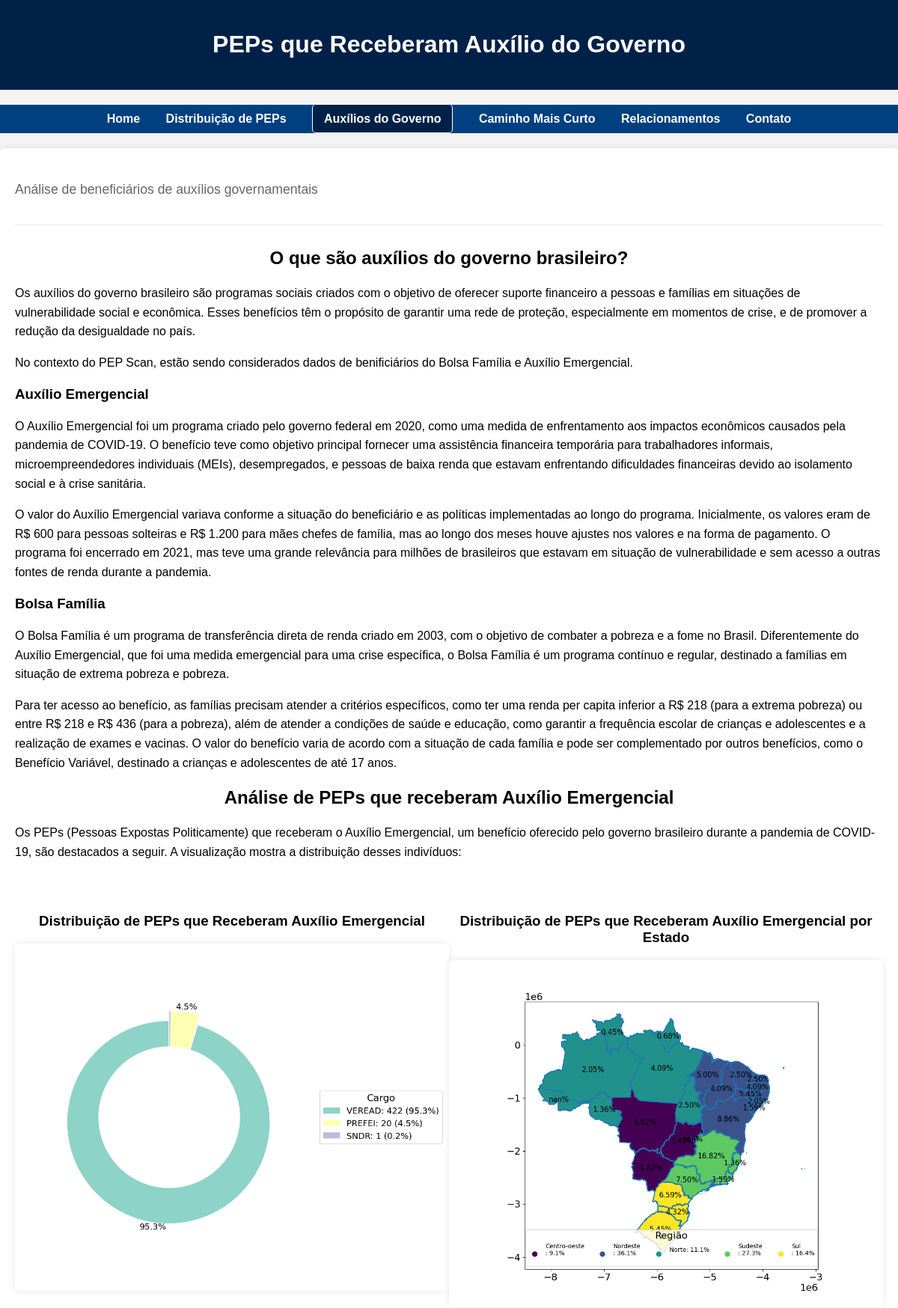
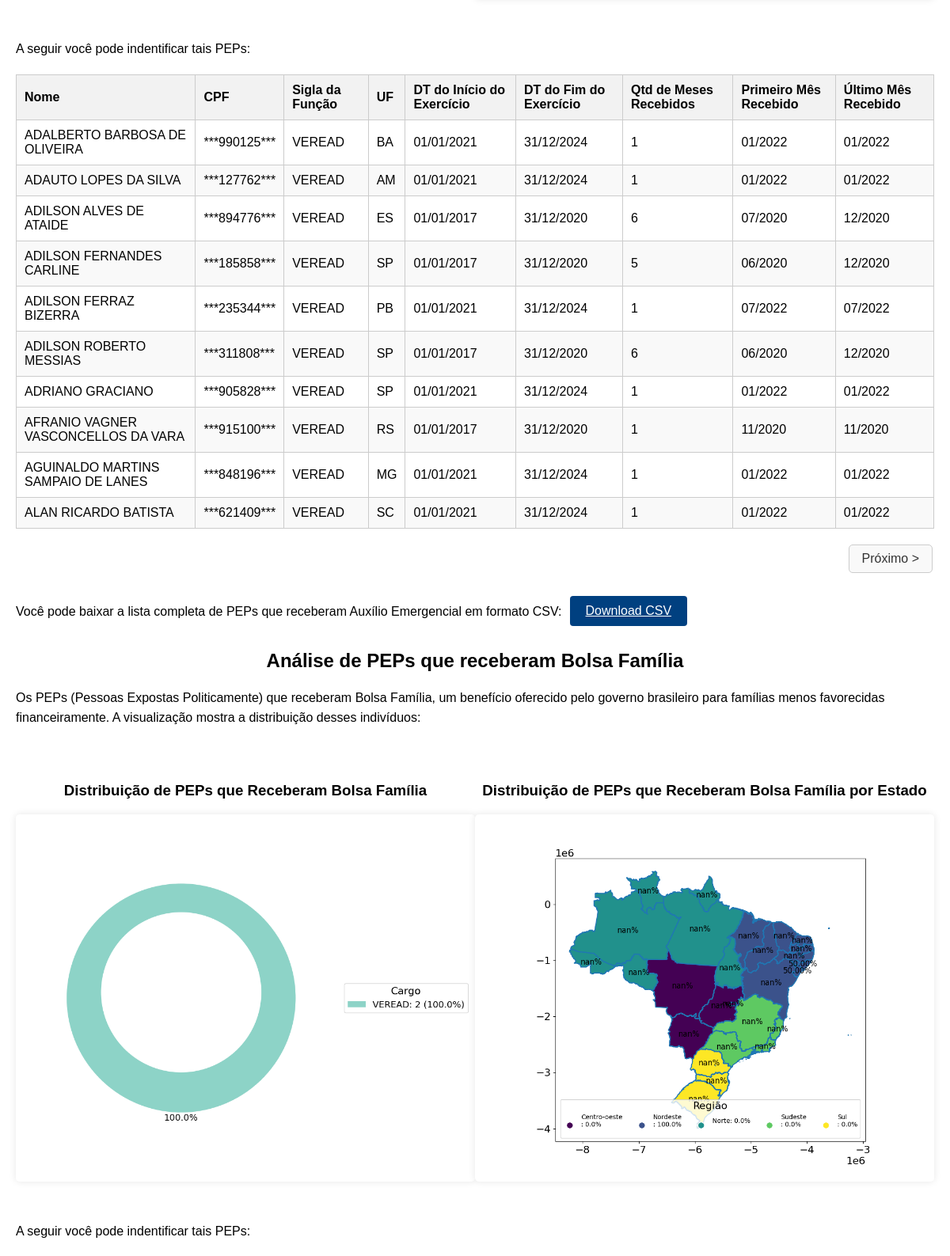
/descriptive-analysis (upper part), run on the app's committed database (2 pictures, top to bottom).
### tables this page shows
CREATE TABLE "peps_aux_emer_full" (
"NOME" TEXT,
  "CPF" TEXT,
  "SIGLA_FUNCAO" TEXT,
  "UF" TEXT,
  "DT_INICIO_EXERCICIO" TEXT,
  "DT_FIM_EXERCICIO" TEXT,
  "QTD_MESES_RECEBIDOS" INTEGER,
  "PRIMEIRO_MES_RECEBIMENTO" TEXT,
  "ULTIMO_MES_RECEBIMENTO" TEXT
);

### app.py (the view)
@app.route('/descriptive-analysis', methods=['GET'])
def descriptive_analysis():
    page = 1  # Initial page
    per_page = 10
    offset = (page - 1) * per_page
    conn = sqlite3.connect('data_to_download.db')
    cursor = conn.cursor()
    cursor.execute("""
        SELECT NOME, CPF, SIGLA_FUNCAO, UF, DT_INICIO_EXERCICIO, DT_FIM_EXERCICIO,
               QTD_MESES_RECEBIDOS, PRIMEIRO_MES_RECEBIMENTO, ULTIMO_MES_RECEBIMENTO
        FROM peps_aux_emer_full
        LIMIT ? OFFSET ?
    """, (per_page, offset))
    peps_aux = cursor.fetchall()
    cursor.execute("""
        SELECT NOME, CPF, SIGLA_FUNCAO, UF, DT_INICIO_EXERCICIO, DT_FIM_EXERCICIO,
               QTD_MESES_RECEBIDOS, PRIMEIRO_MES_RECEBIMENTO, ULTIMO_MES_RECEBIMENTO
        FROM peps_bolsa_fam_full
        LIMIT ? OFFSET ?
    """, (per_page, offset))
    peps_bf = cursor.fetchall()
    cursor.execute("SELECT COUNT(*) FROM peps_aux_emer_full")
    total_peps_aux = cursor.fetchone()[0]
    cursor.execute("SELECT COUNT(*) FROM peps_bolsa_fam_full")
    total_peps_bf = cursor.fetchone()[0]
    has_next_aux = total_peps_aux > page * per_page
    has_next_bf = total_peps_bf > page * per_page
    conn.close()
    return render_template('descriptive_analysis.html', peps_aux=peps_aux,
                           peps_bf=peps_bf,
                           page=page,
                           has_next_aux=has_next_aux
                           ,
                           has_next_bf=has_next_bf
                           )

### templates/descriptive_analysis.html (shortened to what this page needs)
<!DOCTYPE html>
<html>
<head>
</head>
<body>
    <header>
        <h1>PEPs que Receberam Auxílio do Governo</h1>
    </header>
    <nav>
        <a href="{{ url_for('home') }}" class="{% if request.endpoint == 'home' %}active{% endif %}">Home</a>
        <a href="{{ url_for('peps_distribution') }}" class="{% if request.endpoint == 'peps_distribution' %}active{% endif %}">Distribuição de PEPs</a>
        <a href="{{ url_for('descriptive_analysis') }}" class="{% if request.endpoint == 'descriptive_analysis' %}active{% endif %}">Auxílios do Governo</a>
        <a href="{{ url_for('shortest_path') }}" class="{% if request.endpoint == 'shortest_path' %}active{% endif %}">Caminho Mais Curto</a>
        <a href="{{ url_for('user_input_analysis') }}" class="{% if request.endpoint == 'user_input_analysis' %}active{% endif %}">Relacionamentos</a>
        <a href="{{ url_for('contacts') }}" class="{% if request.endpoint == 'contacts' %}active{% endif %}">Contato</a>
    </nav>
    <div class="container">
        <div class="page-context">
            <p class="context-description">
                {% if request.endpoint == 'home' %}
                    Ferramenta de análise de PEPs brasileiros
                {% elif request.endpoint == 'peps_distribution' %}
                    Distribuição geográfica e por categoria de PEPs
                {% elif request.endpoint == 'descriptive_analysis' %}
                    Análise de beneficiários de auxílios governamentais
                {% endif %}
            </p>
        </div>
        <h2>O que são auxílios do governo brasileiro?</h2>
        <p>Os auxílios do governo brasileiro são programas sociais criados com o objetivo de oferecer suporte financeiro a pessoas e famílias em situações de vulnerabilidade social e econômica. Esses benefícios têm o propósito de garantir uma rede de proteção, especialmente em momentos de crise, e de promover a redução da desigualdade no país.</p>
        <p>No contexto do PEP Scan, estão sendo considerados dados de benificiários do Bolsa Família e Auxílio Emergencial.</p>
            <h3>Auxílio Emergencial</h3>
            <p>O Auxílio Emergencial foi um programa criado pelo governo federal em 2020, como uma medida de enfrentamento aos impactos econômicos causados pela pandemia de COVID-19. O benefício teve como objetivo principal fornecer uma assistência financeira temporária para trabalhadores informais, microempreendedores individuais (MEIs), desempregados, e pessoas de baixa renda que estavam enfrentando dificuldades financeiras devido ao isolamento social e à crise sanitária.</p>
            <p>O valor do Auxílio Emergencial variava conforme a situação do beneficiário e as políticas implementadas ao longo do programa. Inicialmente, os valores eram de R$ 600 para pessoas solteiras e R$ 1.200 para mães chefes de família, mas ao longo dos meses houve ajustes nos valores e na forma de pagamento. O programa foi encerrado em 2021, mas teve uma grande relevância para milhões de brasileiros que estavam em situação de vulnerabilidade e sem acesso a outras fontes de renda durante a pandemia.</p>
            <h3>Bolsa Família</h3>
            <p>O Bolsa Família é um programa de transferência direta de renda criado em 2003, com o objetivo de combater a pobreza e a fome no Brasil. Diferentemente do Auxílio Emergencial, que foi uma medida emergencial para uma crise específica, o Bolsa Família é um programa contínuo e regular, destinado a famílias em situação de extrema pobreza e pobreza.</p>
            <p>Para ter acesso ao benefício, as famílias precisam atender a critérios específicos, como ter uma renda per capita inferior a R$ 218 (para a extrema pobreza) ou entre R$ 218 e R$ 436 (para a pobreza), além de atender a condições de saúde e educação, como garantir a frequência escolar de crianças e adolescentes e a realização de exames e vacinas. O valor do benefício varia de acordo com a situação de cada família e pode ser complementado por outros benefícios, como o Benefício Variável, destinado a crianças e adolescentes de até 17 anos.</p>
        <h2>Análise de PEPs que receberam Auxílio Emergencial</h2>
        <p>Os PEPs (Pessoas Expostas Politicamente) que receberam o Auxílio Emergencial, um benefício oferecido pelo governo brasileiro durante a pandemia de COVID-19, são destacados a seguir. A visualização mostra a distribuição desses indivíduos:</p>
        <div class="chart-center">
            <div class="chart">
                <h3>Distribuição de PEPs que Receberam Auxílio Emergencial</h3>
                <img src="{{ url_for('static', filename='images/distribution_pep_aux_emer.png') }}" alt="Distribuição de PEPs que Receberam Auxílio Emergencial">
            </div>
            <div class="chart">
                <h3>Distribuição de PEPs que Receberam Auxílio Emergencial por Estado</h3>
                <img src="{{ url_for('static', filename='images/pep_aux_emer_per_state.png') }}" alt="Distribuição de PEPs que Receberam Auxílio Emergencial por Estado">
            </div>
        </div>
        <p>A seguir você pode indentificar tais PEPs:</p>
        <div class="search-results">
            <table id="pep-aux-table">
                <thead>
                    <tr>
                        <th>Nome</th>
                        <th>CPF</th>
                        <th>Sigla da Função</th>
                        <th>UF</th>
                        <th>DT do Início do Exercício</th>
                        <th>DT do Fim do Exercício</th>
                        <th>Qtd de Meses Recebidos</th>
                        <th>Primeiro Mês Recebido</th>
                        <th>Último Mês Recebido</th>
                    </tr>
                </thead>
                <tbody id="pep-aux-emer-table-body">
                    {% for pep in peps_aux %}
                    <tr>
                        <td>{{ pep[0] }}</td>
                        <td>{{ pep[1] }}</td>
                        <td>{{ pep[2] }}</td>
                        <td>{{ pep[3] }}</td>
                        <td>{{ pep[4] }}</td>
                        <td>{{ pep[5] }}</td>
                        <td>{{ pep[6] }}</td>
                        <td>{{ pep[7] }}</td>
                        <td>{{ pep[8] }}</td>
                    </tr>
                    {% endfor %}
                </tbody>
            </table>
            <div id="pagination_aux" class="pagination">
                {% if has_next_aux %}
                    <a href="#" class="pagination-aux-link button" data-page="{{ page + 1 }}">Próximo &#62;</a>
                {% else %}
                    <span class="pagination-aux-link button" style="pointer-events: none; color: #ccc;">Próximo &#62;</span>
                {% endif %}
            </div>
        </div>
        <div class="download-container">
            <p>Você pode baixar a lista completa de PEPs que receberam Auxílio Emergencial em formato CSV:</p>
            <a href="{{ url_for('download_peps_aux_emer') }}" class="btn-primary btn-icon">Download CSV</a>
        </div>
        <h2>Análise de PEPs que receberam Bolsa Família</h2>
        <p>Os PEPs (Pessoas Expostas Politicamente) que receberam Bolsa Família, um benefício oferecido pelo governo brasileiro para famílias menos favorecidas financeiramente. A visualização mostra a distribuição desses indivíduos:</p>
        <div class="chart-center">
            <div class="chart">
                <h3>Distribuição de PEPs que Receberam Bolsa Família</h3>
                <img src="{{ url_for('static', filename='images/distribution_pep_bolsa_fam.png') }}" alt="Distribuição de PEPs que Receberam Bolsa Família">
            </div>
            <div class="chart">
                <h3>Distribuição de PEPs que Receberam Bolsa Família por Estado</h3>
                <img src="{{ url_for('static', filename='images/pep_bolsa_fam_per_state.png') }}" alt="Distribuição de PEPs que Receberam Bolsa Família por Estado">
            </div>
        </div>
        <p>A seguir você pode indentificar tais PEPs:</p>
    </div>
</body>
</html>

### templates/descriptive_analysis.html (style rules this page uses)
body { font-family: Arial, sans-serif; background-color: #f4f4f4; margin: 0; padding: 0; }
.container { max-width: 1300px; margin: 20px auto; background-color: #fff; padding: 20px; border-radius: 5px; box-shadow: 0 0 10px rgba(0,0,0,0.1); }
header { background-color: #002147; color: #fff; padding: 20px; text-align: center; margin-bottom: 20px; }
nav { background-color: #004080; padding: 10px; text-align: center; margin-bottom: 20px; }
nav a { color: #fff; margin: 0 15px; text-decoration: none; font-weight: bold; }
nav a.active { background-color: #002147; padding: 10px 15px; border-radius: 5px; border: 1px solid white; }
.page-context { margin-bottom: 30px; border-bottom: 1px solid #eee; padding-bottom: 15px; }
.context-description { color: #666; font-size: 1.1em; margin-top: 5px; }
h1, h2 { text-align: center; }
p { line-height: 1.6; }
.chart { width: 48%; text-align: center; margin-top: 30px; margin-bottom: 30px; }
.chart img { width: 100%; height: auto; border-radius: 5px; box-shadow: 0 0 10px rgba(0,0,0,0.1); }
.btn-primary { background-color: #004080; color: white; padding: 10px 20px; border: none; border-radius: 4px; cursor: pointer; font-size: 16px; transition: background-color 0.3s; }
.btn-icon { display: inline-flex; align-items: center; gap: 8px; }
.chart-center { display: flex; justify-content: center; margin-top: 20px; }
.chart { text-align: center; width: 50%; }
.pagination { text-align: right; margin-top: 20px; }
.pagination a { text-decoration: none; padding: 8px 16px; border: 1px solid #ccc; color: #333; background-color: #f9f9f9; border-radius: 5px; margin: 0 2px; }
table { width: 100%; border-collapse: collapse; margin-top: 20px; }
table, th, td { border: 1px solid #ccc; }
th, td { padding: 10px; text-align: left; }
th { background-color: #f2f2f2; }
tbody tr:nth-child(even) { background-color: #f9f9f9; }
.download-container { display: flex; align-items: center; margin-top: 20px; }
.download-container p { margin-right: 10px; margin-bottom: 15px; }
.button { display: inline-block; padding: 10px 15px; background-color: #007BFF; color: white; text-decoration: none; border-radius: 5px; margin: 0; }

### data on the page
peps_aux_emer_full: NOME "ADALBERTO BARBOSA DE OLIVEIRA", CPF "***990125***", SIGLA_FUNCAO "VEREAD", UF "BA", DT_INICIO_EXERCICIO "01/01/2021", DT_FIM_EXERCICIO "31/12/2024", QTD_MESES_RECEBIDOS "1", PRIMEIRO_MES_RECEBIMENTO "01/2022", ULTIMO_MES_RECEBIMENTO "01/2022"
peps_aux_emer_full: NOME "ADAUTO LOPES DA SILVA", CPF "***127762***", SIGLA_FUNCAO "VEREAD", UF "AM", DT_INICIO_EXERCICIO "01/01/2021", DT_FIM_EXERCICIO "31/12/2024", QTD_MESES_RECEBIDOS "1", PRIMEIRO_MES_RECEBIMENTO "01/2022", ULTIMO_MES_RECEBIMENTO "01/2022"
peps_aux_emer_full: NOME "ADILSON ALVES DE ATAIDE", CPF "***894776***", SIGLA_FUNCAO "VEREAD", UF "ES", DT_INICIO_EXERCICIO "01/01/2017", DT_FIM_EXERCICIO "31/12/2020", QTD_MESES_RECEBIDOS "6", PRIMEIRO_MES_RECEBIMENTO "07/2020", ULTIMO_MES_RECEBIMENTO "12/2020"
peps_aux_emer_full: NOME "ADILSON FERNANDES CARLINE", CPF "***185858***", SIGLA_FUNCAO "VEREAD", UF "SP", DT_INICIO_EXERCICIO "01/01/2017", DT_FIM_EXERCICIO "31/12/2020", QTD_MESES_RECEBIDOS "5", PRIMEIRO_MES_RECEBIMENTO "06/2020", ULTIMO_MES_RECEBIMENTO "12/2020"
peps_aux_emer_full: NOME "ADILSON FERRAZ BIZERRA", CPF "***235344***", SIGLA_FUNCAO "VEREAD", UF "PB", DT_INICIO_EXERCICIO "01/01/2021", DT_FIM_EXERCICIO "31/12/2024", QTD_MESES_RECEBIDOS "1", PRIMEIRO_MES_RECEBIMENTO "07/2022", ULTIMO_MES_RECEBIMENTO "07/2022"
peps_aux_emer_full: NOME "ADILSON ROBERTO MESSIAS", CPF "***311808***", SIGLA_FUNCAO "VEREAD", UF "SP", DT_INICIO_EXERCICIO "01/01/2017", DT_FIM_EXERCICIO "31/12/2020", QTD_MESES_RECEBIDOS "6", PRIMEIRO_MES_RECEBIMENTO "06/2020", ULTIMO_MES_RECEBIMENTO "12/2020"
peps_aux_emer_full: NOME "ADRIANO GRACIANO", CPF "***905828***", SIGLA_FUNCAO "VEREAD", UF "SP", DT_INICIO_EXERCICIO "01/01/2021", DT_FIM_EXERCICIO "31/12/2024", QTD_MESES_RECEBIDOS "1", PRIMEIRO_MES_RECEBIMENTO "01/2022", ULTIMO_MES_RECEBIMENTO "01/2022"
peps_aux_emer_full: NOME "AFRANIO VAGNER VASCONCELLOS DA VARA", CPF "***915100***", SIGLA_FUNCAO "VEREAD", UF "RS", DT_INICIO_EXERCICIO "01/01/2017", DT_FIM_EXERCICIO "31/12/2020", QTD_MESES_RECEBIDOS "1", PRIMEIRO_MES_RECEBIMENTO "11/2020", ULTIMO_MES_RECEBIMENTO "11/2020"
peps_aux_emer_full: NOME "AGUINALDO MARTINS SAMPAIO DE LANES", CPF "***848196***", SIGLA_FUNCAO "VEREAD", UF "MG", DT_INICIO_EXERCICIO "01/01/2021", DT_FIM_EXERCICIO "31/12/2024", QTD_MESES_RECEBIDOS "1", PRIMEIRO_MES_RECEBIMENTO "01/2022", ULTIMO_MES_RECEBIMENTO "01/2022"
peps_aux_emer_full: NOME "ALAN RICARDO BATISTA", CPF "***621409***", SIGLA_FUNCAO "VEREAD", UF "SC", DT_INICIO_EXERCICIO "01/01/2021", DT_FIM_EXERCICIO "31/12/2024", QTD_MESES_RECEBIDOS "1", PRIMEIRO_MES_RECEBIMENTO "01/2022", ULTIMO_MES_RECEBIMENTO "01/2022"
